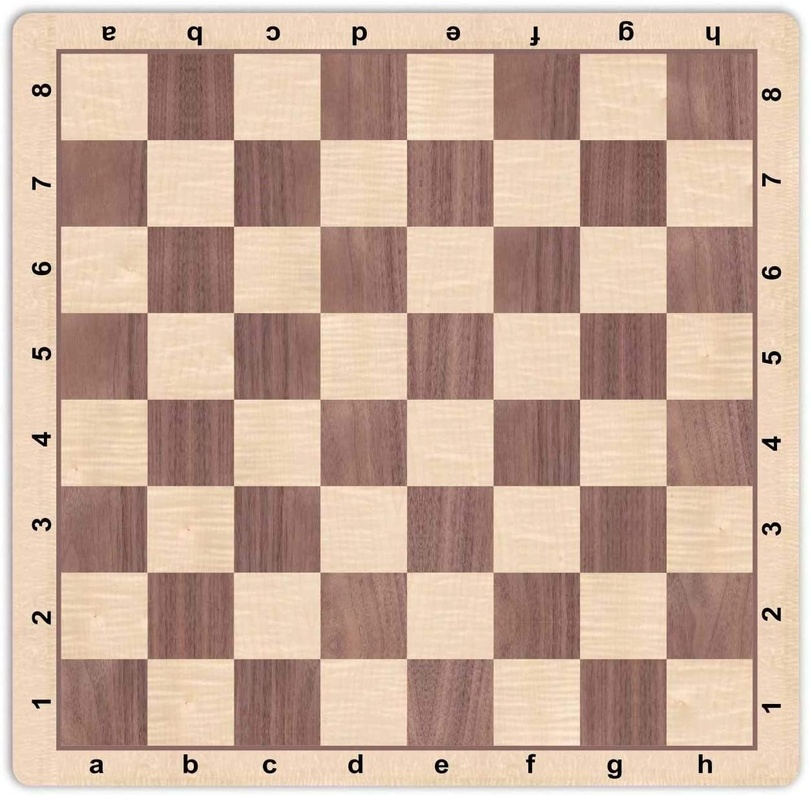
#> input picture test images/chess_board.jpg, 810 x 795 px, shrunk from 1254 x 1231 before the run
$ jupyter execute --allow-errors 'Grid Detection.ipynb'   (shell and % lines are left out)
#> lines starting #> are read from the running program, lines starting #| are printed output that depends on the picture; after the words box and inside, x2 and y2 are one past the last pixel; in counts of white or black regions, pixels touching at a corner belong together
[cell 1]
import cv2
import numpy as np
import matplotlib.pyplot as plt

[cell 2]
flat_chess = cv2.imread('test images/chess_board.jpg')
#> flat_chess is the input picture: shape (795, 810, 3); mean B, G, R 155.1, 172.1, 200.8

[cell 3]
plt.imshow(flat_chess)

[cell 4]
found,corners = cv2.findChessboardCorners(flat_chess,(7,7))
#> found = True; corners = 49 rows, first 8: [146.8, 139.7], [233.6, 139.7], [319.9, 139.6], [406.6, 139.6], [492.9, 139.6], [579.6, 139.6], [666.2, 139.8], [146.9, 226.2]

[cell 5]
found
#> Out = True

[cell 6]
corners
#> Out has the same summary as corners

[cell 7]
cv2.drawChessboardCorners(flat_chess,(7,7),corners,found)
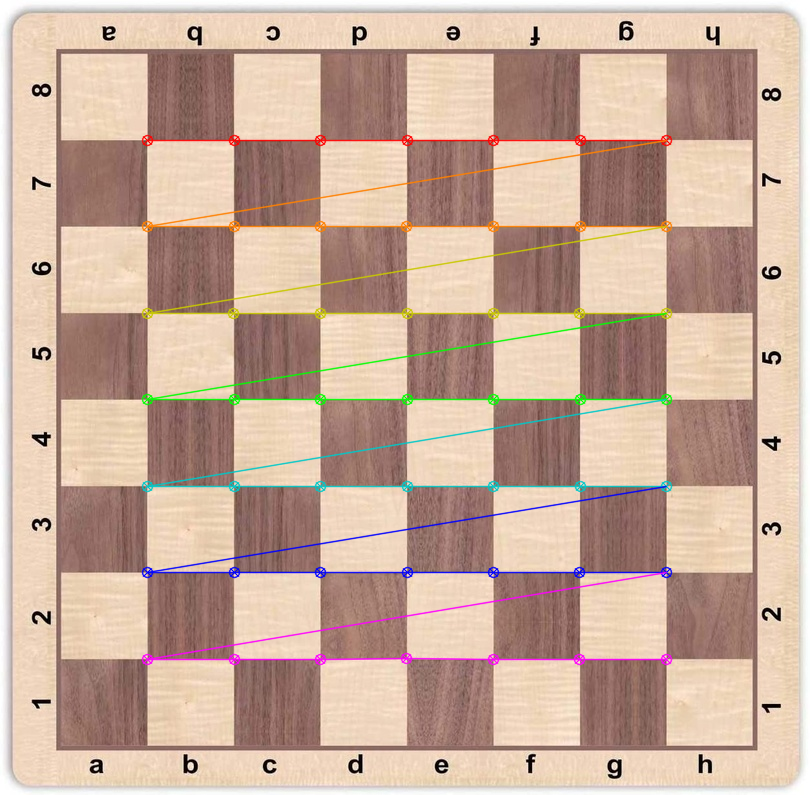
#> flat_chess: shape (795, 810, 3); 3.76% of pixels changed, all inside (x1, y1, x2, y2) = (141, 134, 673, 666)

[cell 8]
plt.imshow(flat_chess)

[cell 9]
dots=cv2.imread('test images/dot_grid.jpg')
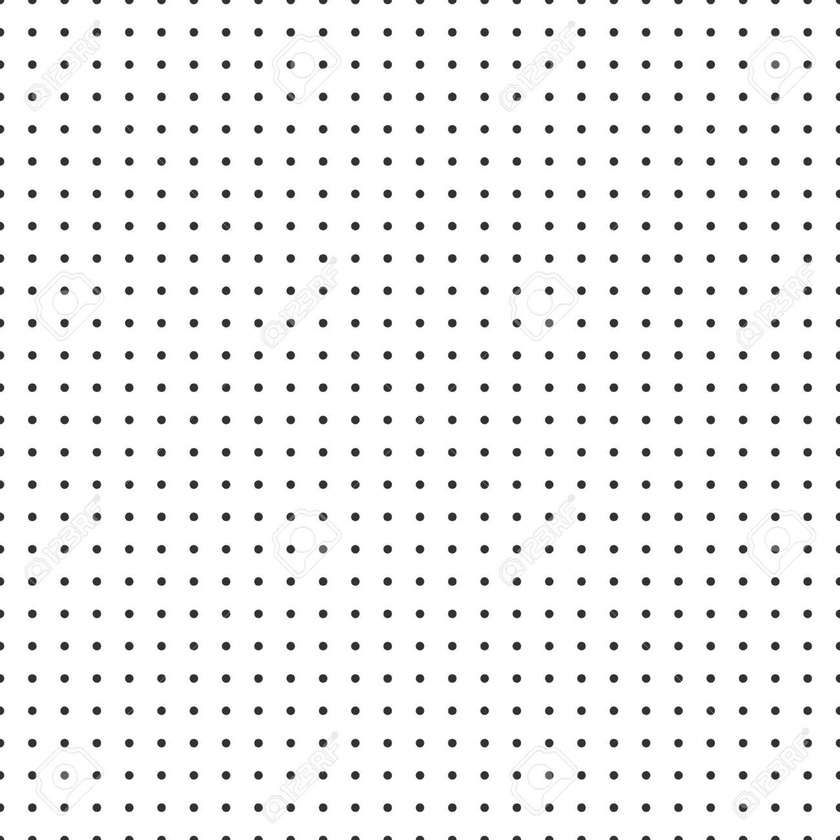
#> input picture test images/dot_grid.jpg, 840 x 840 px, shrunk from 1300 x 1300 before the run
#> dots is the input picture: shape (840, 840, 3); min 16, max 255, mean 243

[cell 10]
plt.imshow(dots)

[cell 11]
found,corners = cv2.findCirclesGrid(dots,(25,25),cv2.CALIB_CB_SYMMETRIC_GRID)
#> corners = 625 rows, first 8: [31.84, 31.83], [64.12, 31.81], [96.41, 31.76], [128.7, 31.79], [161, 31.84], [193.4, 31.8], [225.6, 31.79], [258, 31.84]

[cell 12]
found
#> Out = True
